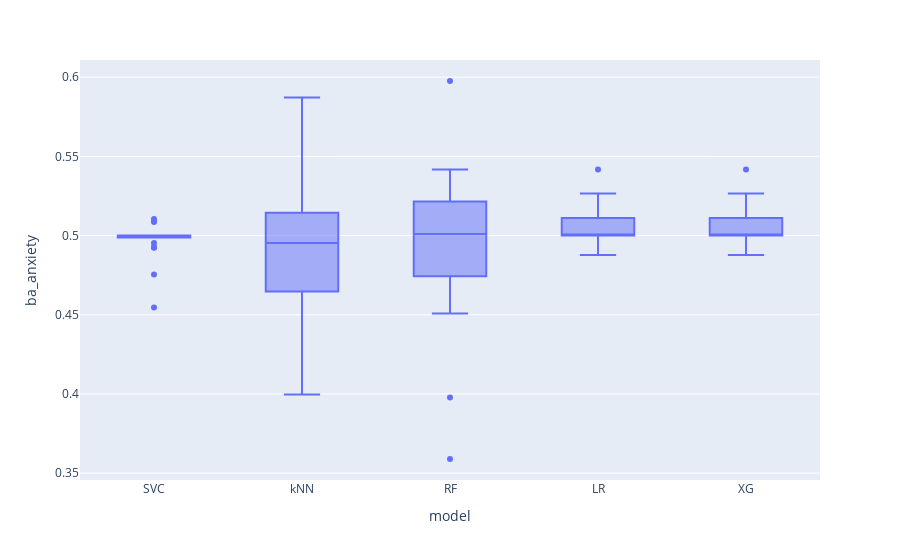

The notebook cell saved with this chart:
### Code cell
fig1 = px.box(resultsDF, x="model", y="ba_anxiety")
fig1.show()

### Figure 1 — Plotly figure (JSON) as saved in the notebook; plotly's stock layout.template omitted (floating-point values rounded to 4 significant figures)
{"data": [{"alignmentgroup": "True", "hovertemplate": "model=%{x}<br>ba_anxiety=%{y}<extra></extra>", "legendgroup": "", "marker": {"color": "#636efa"}, "name": "", "notched": false, "offsetgroup": "", "orientation": "v", "showlegend": false, "type": "box", "x": ["SVC", "SVC", "SVC", "SVC", "SVC", "SVC", "SVC", "SVC", "SVC", "SVC", "SVC", "SVC", "SVC", "SVC", "SVC", "SVC", "SVC", "SVC", "SVC", "SVC", "SVC", "SVC", "SVC", "SVC", "SVC", "kNN", "kNN", "kNN", "kNN", "kNN", "kNN", "kNN", "kNN", "kNN", "kNN", "kNN", "kNN", "kNN", "kNN", "kNN", "kNN", "kNN", "kNN", "kNN", "kNN", "kNN", "kNN", "kNN", "kNN", "kNN", "RF", "RF", "RF", "RF", "RF", "RF", "RF", "RF", "RF", "RF", "RF", "RF", "RF", "RF", "RF", "RF", "RF", "RF", "RF", "RF", "RF", "RF", "RF", "RF", "RF", "LR", "LR", "LR", "LR", "LR", "LR", "LR", "LR", "LR", "LR", "LR", "LR", "LR", "LR", "LR", "LR", "LR", "LR", "LR", "LR", "LR", "LR", "LR", "LR", "LR", "XG", "XG", "XG", "XG", "XG", "XG", "XG", "XG", "XG", "XG", "XG", "XG", "XG", "XG", "XG", "XG", "XG", "XG", "XG", "XG", "XG", "XG", "XG", "XG", "XG"], "x0": " ", "xaxis": "x", "y": [0.5, 0.5, 0.5, 0.4924, 0.5, 0.4924, 0.5, 0.4545, 0.4924, 0.5, 0.5095, 0.5, 0.4953, 0.5, 0.5, 0.5, 0.5085, 0.4754, 0.5, 0.5, 0.5, 0.5, 0.5104, 0.5, 0.5, 0.4612, 0.5123, 0.5871, 0.4744, 0.4953, 0.5095, 0.4053, 0.3996, 0.4792, 0.4867, 0.4413, 0.5123, 0.5066, 0.4669, 0.5559, 0.5464, 0.4384, 0.4773, 0.4991, 0.4659, 0.5265, 0.5483, 0.5095, 0.4555, 0.5208, 0.4602, 0.4773, 0.5975, 0.4773, 0.3589, 0.517, 0.3977, 0.5208, 0.4905, 0.4915, 0.4877, 0.5076, 0.5104, 0.5417, 0.5379, 0.5294, 0.465, 0.5009, 0.5331, 0.5028, 0.5237, 0.4621, 0.4508, 0.4811, 0.5133, 0.5, 0.5, 0.5, 0.4924, 0.5, 0.5028, 0.5265, 0.5, 0.5028, 0.4877, 0.5076, 0.5189, 0.5104, 0.4953, 0.5208, 0.5, 0.5057, 0.4943, 0.5417, 0.5, 0.5133, 0.4924, 0.5237, 0.5, 0.5, 0.5, 0.5, 0.5, 0.4924, 0.5, 0.5028, 0.5265, 0.5, 0.5028, 0.4877, 0.5076, 0.5189, 0.5104, 0.4953, 0.5208, 0.5, 0.5057, 0.4943, 0.5417, 0.5, 0.5133, 0.4924, 0.5237, 0.5, 0.5], "y0": " ", "yaxis": "y"}], "layout": {"boxmode": "group", "legend": {"tracegroupgap": 0}, "margin": {"t": 60}, "xaxis": {"anchor": "y", "domain": [0, 1], "title": {"text": "model"}}, "yaxis": {"anchor": "x", "domain": [0, 1], "title": {"text": "ba_anxiety"}}}}
